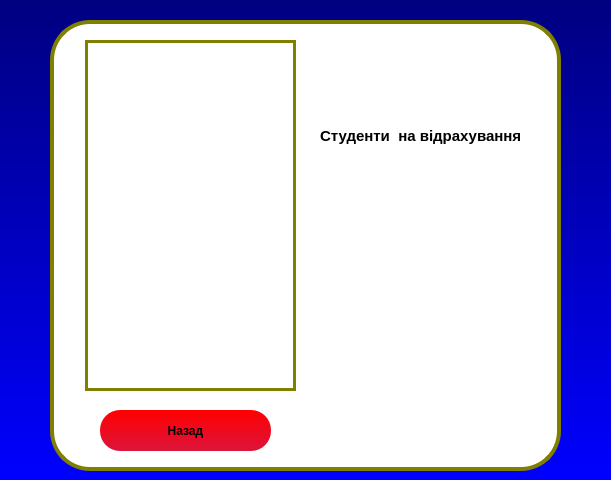
<?xml version="1.0" encoding="UTF-8"?>
<ui version="4.0">
 <class>MainWindow</class>
 <widget class="QMainWindow" name="MainWindow">
  <property name="geometry">
   <rect>
    <x>0</x>
    <y>0</y>
    <width>611</width>
    <height>480</height>
   </rect>
  </property>
  <property name="minimumSize">
   <size>
    <width>611</width>
    <height>480</height>
   </size>
  </property>
  <property name="maximumSize">
   <size>
    <width>611</width>
    <height>480</height>
   </size>
  </property>
  <property name="windowTitle">
   <string>MainWindow</string>
  </property>
  <property name="styleSheet">
   <string notr="true">#frame
{
border: 4px solid olive;
border-radius: 40px;
background: white;
}
QMainWindow
{
	background: QLinearGradient(x1: 0, y1: 0, x2: 0, y2: 1, stop: 0 #000080, stop: 1 #0000FF);
	font-family: century gothic
}
QToolButton
{
	border-radius: 70px;
	background: #808000
}
QLabel
{
	border: 0px;
	font-weight: bold;
	font-size: 15px;
	background: white;
}
QPushButton
{
	background: #FF0000;
	border-radius: 20px;
	font-weight: bold;
	font-size: 12px;
	background: QLinearGradient(x1: 0, y1: 0, x2: 0, y2: 1, stop: 0 #FF0000, stop: 1 #DC143C)
	
}
QLineEdit
{
	background: QLinearGradient(x1: 0, y1: 0, x2: 0, y2: 1, stop: 0 #C0C0C0, stop: 1 #DCDCDC)
}
QTableWidget
{
	border: 3px solid olive;
	background: white;
}</string>
  </property>
  <widget class="QWidget" name="centralwidget">
   <widget class="QFrame" name="frame">
    <property name="geometry">
     <rect>
      <x>50</x>
      <y>20</y>
      <width>511</width>
      <height>451</height>
     </rect>
    </property>
    <property name="frameShape">
     <enum>QFrame::StyledPanel</enum>
    </property>
    <property name="frameShadow">
     <enum>QFrame::Raised</enum>
    </property>
    <widget class="QTableWidget" name="tableWidget">
     <property name="geometry">
      <rect>
       <x>35</x>
       <y>20</y>
       <width>211</width>
       <height>351</height>
      </rect>
     </property>
     <property name="sizePolicy">
      <sizepolicy hsizetype="Expanding" vsizetype="Expanding">
       <horstretch>0</horstretch>
       <verstretch>0</verstretch>
      </sizepolicy>
     </property>
    </widget>
    <widget class="QPushButton" name="pushButton_3">
     <property name="geometry">
      <rect>
       <x>50</x>
       <y>390</y>
       <width>171</width>
       <height>41</height>
      </rect>
     </property>
     <property name="text">
      <string>Назад</string>
     </property>
    </widget>
    <widget class="QLabel" name="label">
     <property name="geometry">
      <rect>
       <x>270</x>
       <y>60</y>
       <width>211</width>
       <height>111</height>
      </rect>
     </property>
     <property name="text">
      <string>Студенти  на відрахування</string>
     </property>
    </widget>
   </widget>
  </widget>
 </widget>
 <resources/>
 <connections/>
</ui>
